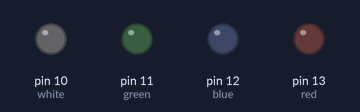
Bench run of a sketch on a simulated Arduino Uno, built with avr-gcc and run on an emulated ATmega328P. Parts: output pins drawn as LEDs (lit = HIGH).

Above: at 0.5 s.
At 2.5 s:
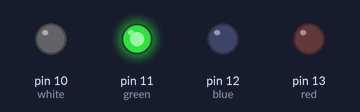
At 4.5 s:
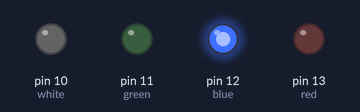
At 9.5 s:
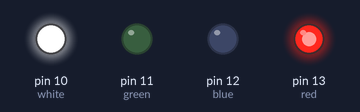
At 14.5 s:
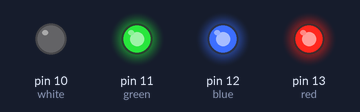
At 19.5 s:
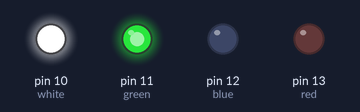
Timing chart, 0 to 20.8 s (numbered marks = the images above):
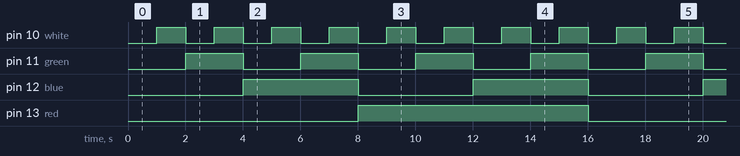

The sketch:

digitalCounter.ino
```cpp
int red=13;
int blue=12;
int green=11;
int white=10;
int longW=1000;

void setup() {
  // put your setup code here, to run once:
  pinMode(red, OUTPUT);
  pinMode(blue, OUTPUT);
  pinMode(green, OUTPUT);
  pinMode(white, OUTPUT);
}

void loop() {
  // put your main code here, to run repeatedly:
  digitalWrite(red, LOW);
  digitalWrite(blue, LOW);
  digitalWrite(green, LOW);
  digitalWrite(white, LOW);
  delay(longW);
  digitalWrite(red, LOW);
  digitalWrite(blue, LOW);
  digitalWrite(green, LOW);
  digitalWrite(white, HIGH);
  delay(longW);
  digitalWrite(red, LOW);
  digitalWrite(blue, LOW);
  digitalWrite(green, HIGH);
  digitalWrite(white, LOW);
  delay(longW);
  digitalWrite(red, LOW);
  digitalWrite(blue, LOW);
  digitalWrite(green, HIGH);
  digitalWrite(white, HIGH);
  delay(longW);
  digitalWrite(red, LOW);
  digitalWrite(blue, HIGH);
  digitalWrite(green, LOW);
  digitalWrite(white, LOW);
  delay(longW);
  digitalWrite(red, LOW);
  digitalWrite(blue, HIGH);
  digitalWrite(green, LOW);
  digitalWrite(white, HIGH);
  delay(longW);
  digitalWrite(red, LOW);
  digitalWrite(blue, HIGH);
  digitalWrite(green, HIGH);
  digitalWrite(white, LOW);
  delay(longW);
  digitalWrite(red, LOW);
  digitalWrite(blue, HIGH);
  digitalWrite(green, HIGH);
  digitalWrite(white, HIGH);
  delay(longW);
  digitalWrite(red, HIGH);
  digitalWrite(blue, LOW);
  digitalWrite(green, LOW);
  digitalWrite(white, LOW);
  delay(longW);
  digitalWrite(red, HIGH);
  digitalWrite(blue, LOW);
  digitalWrite(green, LOW);
  digitalWrite(white, HIGH);
  delay(longW);
  digitalWrite(red, HIGH);
  digitalWrite(blue, LOW);
  digitalWrite(green, HIGH);
  digitalWrite(white, LOW);
  delay(longW);
  digitalWrite(red, HIGH);
  digitalWrite(blue, LOW);
  digitalWrite(green, HIGH);
  digitalWrite(white, HIGH);
  delay(longW);
  digitalWrite(red, HIGH);
  digitalWrite(blue, HIGH);
  digitalWrite(green, LOW);
  digitalWrite(white, LOW);
  delay(longW);
  digitalWrite(red, HIGH);
  digitalWrite(blue, HIGH);
  digitalWrite(green, LOW);
  digitalWrite(white, HIGH);
  delay(longW);
  digitalWrite(red, HIGH);
  digitalWrite(blue, HIGH);
  digitalWrite(green, HIGH);
  digitalWrite(white, LOW);
  delay(longW);
  digitalWrite(red, HIGH);
  digitalWrite(blue, HIGH);
  digitalWrite(green, HIGH);
  digitalWrite(white, HIGH);
  delay(longW);
}
```

Measured:
- by itself, pin 10 (white): alternates HIGH for 1.0 s and LOW for 1.0 s
- by itself, pin 11 (green): alternates HIGH for 2.0 s and LOW for 2.0 s
- by itself, pin 12 (blue): alternates HIGH for 4.0 s and LOW for 4.0 s
- by itself, pin 13 (red): alternates HIGH for 8.0 s and LOW for 8.0 s
